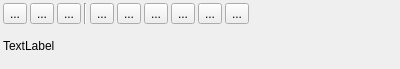
<?xml version="1.0" encoding="UTF-8"?>
<ui version="4.0">
 <class>IScrOptRte</class>
 <widget class="QWidget" name="IScrOptRte">
  <property name="geometry">
   <rect>
    <x>0</x>
    <y>0</y>
    <width>400</width>
    <height>69</height>
   </rect>
  </property>
  <property name="windowTitle">
   <string>Form</string>
  </property>
  <layout class="QVBoxLayout" name="verticalLayout">
   <property name="spacing">
    <number>3</number>
   </property>
   <property name="leftMargin">
    <number>3</number>
   </property>
   <property name="topMargin">
    <number>3</number>
   </property>
   <property name="rightMargin">
    <number>3</number>
   </property>
   <property name="bottomMargin">
    <number>3</number>
   </property>
   <item>
    <layout class="QHBoxLayout" name="horizontalLayout">
     <property name="spacing">
      <number>3</number>
     </property>
     <item>
      <widget class="QToolButton" name="toolEditDetails">
       <property name="toolTip">
        <string>View details and edit.</string>
       </property>
       <property name="text">
        <string>...</string>
       </property>
       <property name="icon">
        <iconset resource="../../resources.qrc">
         <normaloff>:/icons/32x32/EditDetails.png</normaloff>:/icons/32x32/EditDetails.png</iconset>
       </property>
      </widget>
     </item>
     <item>
      <widget class="QToolButton" name="toolCopy">
       <property name="toolTip">
        <string>Copy route into another project.</string>
       </property>
       <property name="text">
        <string>...</string>
       </property>
       <property name="icon">
        <iconset resource="../../resources.qrc">
         <normaloff>:/icons/32x32/Copy.png</normaloff>:/icons/32x32/Copy.png</iconset>
       </property>
      </widget>
     </item>
     <item>
      <widget class="QToolButton" name="toolDelete">
       <property name="toolTip">
        <string>Delete route from project.</string>
       </property>
       <property name="text">
        <string>...</string>
       </property>
       <property name="icon">
        <iconset resource="../../resources.qrc">
         <normaloff>:/icons/32x32/DeleteOne.png</normaloff>:/icons/32x32/DeleteOne.png</iconset>
       </property>
      </widget>
     </item>
     <item>
      <widget class="Line" name="line">
       <property name="orientation">
        <enum>Qt::Vertical</enum>
       </property>
      </widget>
     </item>
     <item>
      <widget class="QToolButton" name="toolInstruction">
       <property name="text">
        <string>...</string>
       </property>
       <property name="icon">
        <iconset resource="../../resources.qrc">
         <normaloff>:/icons/32x32/RteInstr.png</normaloff>:/icons/32x32/RteInstr.png</iconset>
       </property>
       <property name="checkable">
        <bool>true</bool>
       </property>
      </widget>
     </item>
     <item>
      <widget class="QToolButton" name="toolCalc">
       <property name="toolTip">
        <string>Calculate route.</string>
       </property>
       <property name="text">
        <string>...</string>
       </property>
       <property name="icon">
        <iconset resource="../../resources.qrc">
         <normaloff>:/icons/32x32/Apply.png</normaloff>:/icons/32x32/Apply.png</iconset>
       </property>
      </widget>
     </item>
     <item>
      <widget class="QToolButton" name="toolReset">
       <property name="toolTip">
        <string>Reset route calculation.</string>
       </property>
       <property name="text">
        <string>...</string>
       </property>
       <property name="icon">
        <iconset resource="../../resources.qrc">
         <normaloff>:/icons/32x32/Reset.png</normaloff>:/icons/32x32/Reset.png</iconset>
       </property>
      </widget>
     </item>
     <item>
      <widget class="QToolButton" name="toolEdit">
       <property name="toolTip">
        <string>Move route points.</string>
       </property>
       <property name="text">
        <string>...</string>
       </property>
       <property name="icon">
        <iconset resource="../../resources.qrc">
         <normaloff>:/icons/32x32/LineMove.png</normaloff>:/icons/32x32/LineMove.png</iconset>
       </property>
      </widget>
     </item>
     <item>
      <widget class="QToolButton" name="toolReverse">
       <property name="toolTip">
        <string>Reverse Route</string>
       </property>
       <property name="text">
        <string>...</string>
       </property>
       <property name="icon">
        <iconset resource="../../resources.qrc">
         <normaloff>:/icons/32x32/Reverse.png</normaloff>:/icons/32x32/Reverse.png</iconset>
       </property>
      </widget>
     </item>
     <item>
      <widget class="QToolButton" name="toolToTrack">
       <property name="toolTip">
        <string>Convert route to track</string>
       </property>
       <property name="text">
        <string>...</string>
       </property>
       <property name="icon">
        <iconset resource="../../resources.qrc">
         <normaloff>:/icons/32x32/Track.png</normaloff>:/icons/32x32/Track.png</iconset>
       </property>
      </widget>
     </item>
     <item>
      <spacer name="horizontalSpacer">
       <property name="orientation">
        <enum>Qt::Horizontal</enum>
       </property>
       <property name="sizeHint" stdset="0">
        <size>
         <width>40</width>
         <height>20</height>
        </size>
       </property>
      </spacer>
     </item>
    </layout>
   </item>
   <item>
    <widget class="QLabel" name="label">
     <property name="text">
      <string>TextLabel</string>
     </property>
     <property name="textFormat">
      <enum>Qt::AutoText</enum>
     </property>
     <property name="textInteractionFlags">
      <set>Qt::LinksAccessibleByMouse|Qt::TextSelectableByMouse</set>
     </property>
    </widget>
   </item>
  </layout>
 </widget>
 <resources>
  <include location="../../resources.qrc"/>
 </resources>
 <connections/>
</ui>
